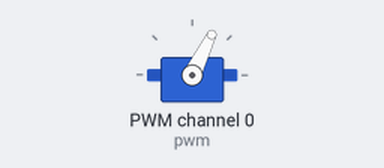
A program run on a simulated Raspberry Pi (BCM pin numbers). On the bench: servo. Servo angles are drawn from the pulse width (0.5 ms = 0°, 2.5 ms = 180°).

Above: at 0.05 s.
Timing chart, 0 to 4.6 s (numbered marks = the images above):
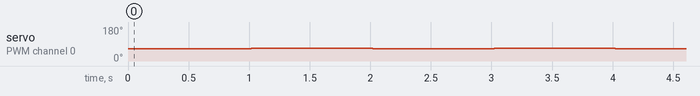

Measured:
- by itself, servo on PWM channel 0 (pwm): alternates 68° for 1.0 s and 64° for 1.0 s

The program:

move-servo-0.py
```python
#!/usr/bin/python

# Copyright 2016  Chris Lishka
#
# Please see LICENSE in top-level directory for licensing terms (Apache 2.0)

import sys
import time

from Adafruit_PWM_Servo_Driver import PWM

#
# Example code to use Adafruit library to move servo 0 back & forth a small amt
#
# I use this for testing: I start the code, then plug a servo into pins for
# servo 0.  All servos on my Sainsmart 6-Axis Robot Arm work safely between
# kServoLow and kServoHi, so this is a safe test for *my* robot.  YOURS MAY
# VARY!!!
#

kServoLow = 300  # Min pulse length out of 4096
kServoHi  = 310  # Max pulse length out of 4096
kPWM_ON = 1    # Default is 0


# =============================================================================
def  main() :

  pwm = PWM(0x40, debug=False)  # Instantiate Adafruit PWM object
  pwm.setPWMFreq( 60 )          # Set frequency to 60 Hz

  keepGoing = True
  while( keepGoing ):

    # Change speed of continuous servo on channel O
    pwm.setPWM(0, kPWM_ON, kServoLow)
    time.sleep(1)
    pwm.setPWM(0, kPWM_ON, kServoHi)
    time.sleep(1)

  # End:  while( keepGoing )

  sys.exit( 0 )  # Currently not reached


# =============================================================================
# Parameters:
#   currPos  The position to be moved *from* (which cannot be read from servo)
#   newPos   The position to be moved *to*
#   step     How much to move in each increment
#   pause    How much to delay (in seconds) between steps
#
def  moveIncrementally( currPos, newPos, step, pause ) :

  pass  # XXXXX NOT IMPLEMENTED YET XXXXX


# =============================================================================
if  __name__ == '__main__' :  main()
```
